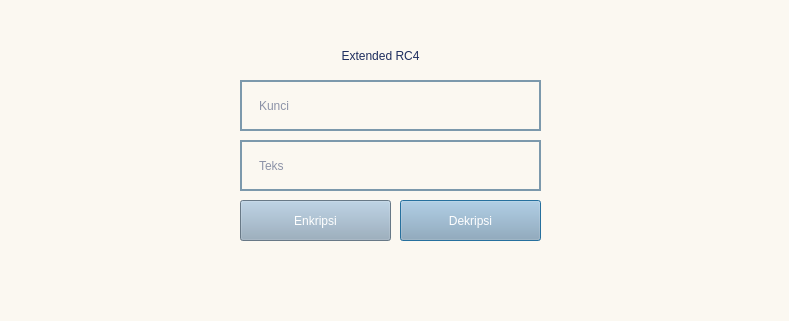
<?xml version="1.0" encoding="UTF-8"?>
<ui version="4.0">
 <class>Dialog</class>
 <widget class="QDialog" name="Dialog">
  <property name="geometry">
   <rect>
    <x>0</x>
    <y>0</y>
    <width>789</width>
    <height>321</height>
   </rect>
  </property>
  <property name="windowTitle">
   <string>Dialog</string>
  </property>
  <property name="styleSheet">
   <string notr="true">background-color: 
#FBF8F1
;</string>
  </property>
  <widget class="QPushButton" name="encryptButton">
   <property name="geometry">
    <rect>
     <x>400</x>
     <y>200</y>
     <width>141</width>
     <height>41</height>
    </rect>
   </property>
   <property name="styleSheet">
    <string notr="true">QPushButton{ 
	background-color: #92A9BD; color:#FFFFFF;
font: 17pt &quot;Mulish&quot;;color:#fff; 
	border-radius: 13.25760269165039px;
}

 QPushButton:hover {
	background-color: #7C99AC; color:#FFFFFF;
font: 17pt &quot;Mulish&quot;;color:#fff; 
	border-radius: 13.25760269165039px;
 }</string>
   </property>
   <property name="text">
    <string>Dekripsi</string>
   </property>
  </widget>
  <widget class="QLabel" name="label_2">
   <property name="geometry">
    <rect>
     <x>210</x>
     <y>30</y>
     <width>341</width>
     <height>51</height>
    </rect>
   </property>
   <property name="styleSheet">
    <string notr="true">font: 20pt &quot;Mulish&quot;;color:#1D2D5E; </string>
   </property>
   <property name="text">
    <string>Extended RC4</string>
   </property>
   <property name="alignment">
    <set>Qt::AlignCenter</set>
   </property>
  </widget>
  <widget class="QPushButton" name="uploadButton">
   <property name="geometry">
    <rect>
     <x>240</x>
     <y>200</y>
     <width>151</width>
     <height>41</height>
    </rect>
   </property>
   <property name="styleSheet">
    <string notr="true">QPushButton{ 
	background-color: #92A9BD; color:#FFFFFF;
font: 17pt &quot;Mulish&quot;;color:#fff; 
	border-radius: 13.25760269165039px;
}

 QPushButton:hover {
	background-color: #7C99AC; color:#FFFFFF;
font: 17pt &quot;Mulish&quot;;color:#fff; 
	border-radius: 13.25760269165039px;
 }</string>
   </property>
   <property name="text">
    <string>Enkripsi</string>
   </property>
  </widget>
  <widget class="QLineEdit" name="kunci">
   <property name="geometry">
    <rect>
     <x>240</x>
     <y>80</y>
     <width>301</width>
     <height>51</height>
    </rect>
   </property>
   <property name="styleSheet">
    <string notr="true">font: 15pt &quot;Mulish&quot;;color:#1D2D5E; 
height: 47.76695251464844px;
width: 376.5159912109375px;
left: 538px;
top: 229px;
border-radius: 13.25760269165039px;
border:2px solid #7C99AC;
padding-left:15px;</string>
   </property>
   <property name="text">
    <string/>
   </property>
   <property name="placeholderText">
    <string>Kunci</string>
   </property>
  </widget>
  <widget class="QLineEdit" name="kunci_2">
   <property name="geometry">
    <rect>
     <x>240</x>
     <y>140</y>
     <width>301</width>
     <height>51</height>
    </rect>
   </property>
   <property name="styleSheet">
    <string notr="true">font: 15pt &quot;Mulish&quot;;color:#1D2D5E; 
height: 47.76695251464844px;
width: 376.5159912109375px;
left: 538px;
top: 229px;
border-radius: 13.25760269165039px;
border:2px solid #7C99AC;
padding-left:15px;</string>
   </property>
   <property name="text">
    <string/>
   </property>
   <property name="placeholderText">
    <string>Teks</string>
   </property>
  </widget>
  <widget class="QLabel" name="hasil">
   <property name="geometry">
    <rect>
     <x>240</x>
     <y>250</y>
     <width>301</width>
     <height>41</height>
    </rect>
   </property>
   <property name="styleSheet">
    <string notr="true">font: 18pt &quot;Mulish&quot;;color:#000; </string>
   </property>
   <property name="text">
    <string/>
   </property>
   <property name="alignment">
    <set>Qt::AlignCenter</set>
   </property>
  </widget>
 </widget>
 <resources/>
 <connections/>
</ui>
